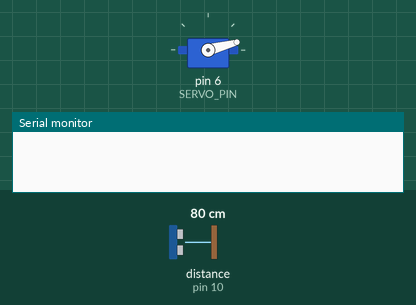
Bench run of a sketch on a simulated Arduino Uno, built with avr-gcc and run on an emulated ATmega328P. Shown: servo, the last lines printed to the serial monitor. Wiring (inferred from the names in the program): ultrasonic range finder: trigger pin 9; echo pin 10. The inputs (shaded band) are chosen by the test bench; at power-on: distance to the obstacle (sensor on pin 10) 80 cm. The echo pulse lasts 58.3 µs per cm.

Above: at 0.1 s.
1.8 s: distance to the obstacle (sensor on pin 10) set to 2 cm
At 2.5 s:
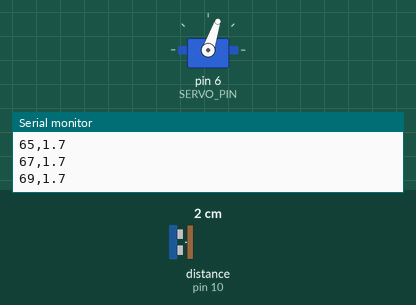
4.8 s: distance to the obstacle (sensor on pin 10) set to 250 cm
At 5.95 s:
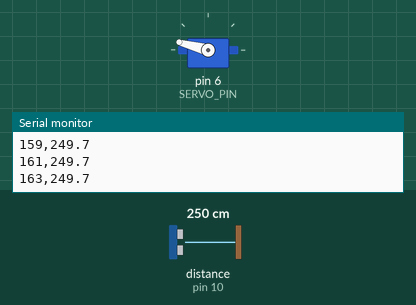
7.8 s: distance to the obstacle (sensor on pin 10) set to 4 cm
At 8.3 s:
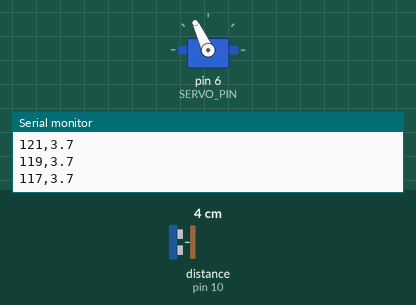
10.8 s: distance to the obstacle (sensor on pin 10) set to 60 cm
13.8 s: distance to the obstacle (sensor on pin 10) set to 9 cm
Timing chart, 0 to 17.8 s (numbered marks = the images above; inputs shaded):
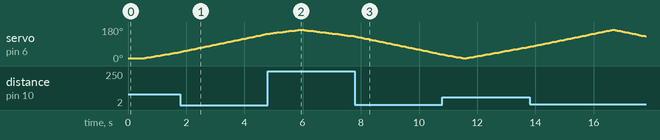

The sketch:

radar.ino
```cpp
// Ultrasonic radar: sweeps an HC-SR04 on an SG90 servo and prints "angle,distance_cm"
#include <Servo.h>

const int TRIG_PIN  = 9;
const int ECHO_PIN  = 10;
const int SERVO_PIN = 6;

const int MIN_ANGLE = 15;    // avoid the servo's end stops
const int MAX_ANGLE = 165;
const int STEP_DEG  = 2;     // smaller = finer map, slower sweep
const int SETTLE_MS = 30;    // let the servo stop moving before measuring

Servo servo;

// Returns distance in cm, or -1 if no echo was received
float readDistanceCm() {
  digitalWrite(TRIG_PIN, LOW);
  delayMicroseconds(2);
  digitalWrite(TRIG_PIN, HIGH);
  delayMicroseconds(10);
  digitalWrite(TRIG_PIN, LOW);

  unsigned long duration = pulseIn(ECHO_PIN, HIGH, 25000UL);  // timeout about 4 m
  if (duration == 0) return -1;
  return duration * 0.0343 / 2.0;                              // speed of sound, out and back
}

// Median of 3 readings removes most single-reading spikes
float readMedian() {
  float a[3];
  for (int i = 0; i < 3; i++) {
    a[i] = readDistanceCm();
    delay(10);
  }
  if (a[0] > a[1]) { float t = a[0]; a[0] = a[1]; a[1] = t; }
  if (a[1] > a[2]) { float t = a[1]; a[1] = a[2]; a[2] = t; }
  if (a[0] > a[1]) { float t = a[0]; a[0] = a[1]; a[1] = t; }
  return a[1];
}

void scanAt(int angle) {
  servo.write(angle);
  delay(SETTLE_MS);
  float d = readMedian();
  Serial.print(angle);
  Serial.print(',');
  Serial.println(d, 1);
}

void setup() {
  Serial.begin(115200);
  pinMode(TRIG_PIN, OUTPUT);
  pinMode(ECHO_PIN, INPUT);
  servo.attach(SERVO_PIN);
  servo.write(MIN_ANGLE);
  delay(500);
}

void loop() {
  for (int a = MIN_ANGLE; a <= MAX_ANGLE; a += STEP_DEG) scanAt(a);
  for (int a = MAX_ANGLE; a >= MIN_ANGLE; a -= STEP_DEG) scanAt(a);
}
```

Measured:
- by itself, servo on pin 6 (SERVO_PIN): rises from 75° to 165° in 2.8 s, then falls to 131° in 1.1 s
